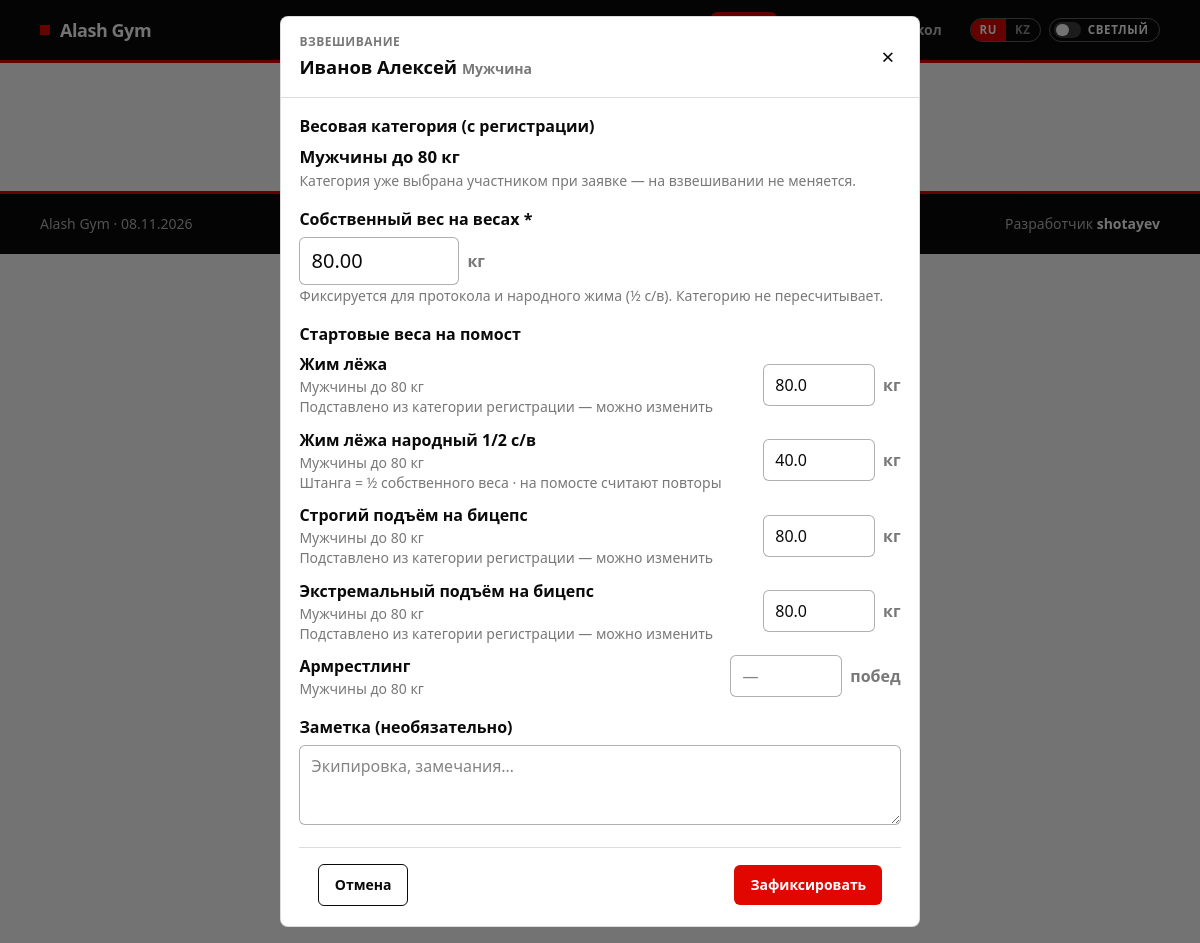
/judge/weigh-in/1 (signed in), run on the app's committed database.
### tables this page shows
CREATE TABLE participants (
  id INT UNSIGNED AUTO_INCREMENT PRIMARY KEY,
  full_name VARCHAR(150) NOT NULL,
  phone VARCHAR(30) DEFAULT NULL,
  body_weight DECIMAL(6,2) NULL DEFAULT NULL COMMENT 'Собственный вес, кг (взвешивание на месте)',
  gender ENUM('M', 'F') NOT NULL DEFAULT 'M',
  birth_year YEAR DEFAULT NULL,
  age_group VARCHAR(50) DEFAULT NULL COMMENT 'Возрастная группа',
   
  status ENUM('pending', 'approved', 'rejected') NOT NULL DEFAULT 'pending',
  status_note VARCHAR(255) DEFAULT NULL COMMENT 'комментарий админа',
  reviewed_at TIMESTAMP NULL DEFAULT NULL,
  weighed_at TIMESTAMP NULL DEFAULT NULL COMMENT 'официальное взвешивание',
  weigh_note TEXT NULL COMMENT 'заметки судьи на весах',
  weight_category VARCHAR(80) NULL COMMENT 'категория по собственному весу',
  lot_number INT UNSIGNED NULL COMMENT 'жребий',
  created_at TIMESTAMP DEFAULT CURRENT_TIMESTAMP
);

CREATE TABLE registrations (
  id INT UNSIGNED AUTO_INCREMENT PRIMARY KEY,
  participant_id INT UNSIGNED NOT NULL,
  discipline_id INT UNSIGNED NOT NULL,
  opening_weight DECIMAL(8,2) NULL COMMENT 'стартовый вес / заявка на 1 попытку',
  weight_category VARCHAR(80) NULL COMMENT 'весовая категория дисциплины',
  registered_at TIMESTAMP DEFAULT CURRENT_TIMESTAMP,
  UNIQUE KEY uq_reg (participant_id, discipline_id),
  FOREIGN KEY (participant_id) REFERENCES participants(id) ON DELETE CASCADE,
  FOREIGN KEY (discipline_id) REFERENCES disciplines(id) ON DELETE CASCADE
);

CREATE TABLE disciplines (
  id INT UNSIGNED AUTO_INCREMENT PRIMARY KEY,
  code VARCHAR(50) NOT NULL UNIQUE,
  name_ru VARCHAR(150) NOT NULL,
  sort_order TINYINT UNSIGNED NOT NULL DEFAULT 0,
   
  scoring_type ENUM('weight', 'reps', 'arm') NOT NULL DEFAULT 'weight',
  attempts_allowed TINYINT UNSIGNED NOT NULL DEFAULT 3
);

### app/Core/Controller.php (called while the page is built, shortened)
<?php
class Controller
{
    protected array $config;
    public function __construct()
    {
        $this->config = $GLOBALS['app_config'] ?? [];
    }
    protected function view(string $name, array $data = []): void
    {
        extract($data);
        $config = $this->config;
        require dirname(__DIR__) . '/Views/' . $name . '.php';
        require dirname(__DIR__) . '/Views/layouts/main.php';
    }
}

### app/Controllers/JudgeController.php (called while the page is built, shortened)
<?php
class JudgeController extends Controller
{
    public function weighInCard(string $id): void
    {
        $participant = Participant::find((int) $id);
        $regs = Participant::registrationsWithDisciplines((int) $id);
        $filter = trim($_GET['filter'] ?? 'pending');
        $q = trim($_GET['q'] ?? '');
        $disciplineId = (int) ($_GET['discipline'] ?? 0);
        $this->view('judge/weigh_in_card', [
            'participant'  => $participant,
            'registrations'=> $regs,
            'filter'       => $filter,
            'q'            => $q,
            'disciplineId' => $disciplineId,
            'flash'        => $this->takeFlash(),
            'judgeName'    => $_SESSION['judge_name'] ?? 'Судья',
        ]);
    }
}

### public/index.php (called while the page is built, shortened)
<?php
spl_autoload_register(function (string $class): void {
    $prefix = 'App\\';
    $relative = str_replace('\\', '/', substr($class, strlen($prefix)));
    $file = ROOT . '/app/' . $relative . '.php';
});
$router = new Router();
$uriPath = parse_url($_SERVER['REQUEST_URI'] ?? '/', PHP_URL_PATH) ?: '/';
$router->dispatch($_SERVER['REQUEST_METHOD'] ?? 'GET', $uriPath);

### app/Core/Database.php (called while the page is built, shortened)
<?php
class Database
{
    private static ?PDO $pdo = null;
    public static function connect(array $cfg): PDO
    {
        if (self::$pdo === null) {
            $dsn = sprintf(
                'mysql:host=%s;port=%s;dbname=%s;charset=%s',
                $cfg['host'],
                $cfg['port'],
                $cfg['name'],
                $cfg['charset']
            );
            try {
                self::$pdo = new PDO($dsn, $cfg['user'], $cfg['pass'], [
                    PDO::ATTR_ERRMODE            => PDO::ERRMODE_EXCEPTION,
                    PDO::ATTR_DEFAULT_FETCH_MODE => PDO::FETCH_ASSOC,
                    PDO::ATTR_EMULATE_PREPARES   => false,
                ]);
            } catch (PDOException $e) {
                http_response_code(500);
                echo 'Ошибка подключения к БД: ' . htmlspecialchars($e->getMessage());
                exit;
            }
        }
        return self::$pdo;
    }
    public static function pdo(): PDO
    {
        return self::$pdo;
    }
}

### app/Models/Participant.php (called while the page is built, shortened)
<?php
class Participant
{
    public static function find(int $id): ?array
    {
        $st = Database::pdo()->prepare('SELECT * FROM participants WHERE id = ?');
        $st->execute([$id]);
        $row = $st->fetch();
        return $row ?: null;
    }
    public static function weighCategoryLabel(array $participant): string
    {
        foreach (['discipline_weight_category', 'weight_category'] as $key) {
            $stored = trim((string) ($participant[$key] ?? ''));
        }
        if ((float) ($participant['body_weight'] ?? 0) > 0) {
            return WeightCategory::labelFor(
                (string) ($participant['gender'] ?? 'M'),
                (float) $participant['body_weight']
            );
        }
        return '—';
    }
    public static function registrationsWithDisciplines(int $participantId): array
    {
        $st = Database::pdo()->prepare(
            'SELECT r.discipline_id, r.opening_weight, r.weight_category, d.code, d.name_ru, d.scoring_type, d.sort_order
             FROM registrations r
             JOIN disciplines d ON d.id = r.discipline_id
             WHERE r.participant_id = ?
             ORDER BY d.sort_order'
        );
        $st->execute([$participantId]);
        return $st->fetchAll();
    }
}

### app/Models/WeightCategory.php (called while the page is built, shortened)
<?php
class WeightCategory
{
    public static function classes(string $gender): array
    {
        return [
            ['max' => 60.0,  'label' => 'Мужчины до 60 кг'],
            ['max' => 70.0,  'label' => 'Мужчины до 70 кг'],
            ['max' => 80.0,  'label' => 'Мужчины до 80 кг'],
            ['max' => 90.0,  'label' => 'Мужчины до 90 кг'],
            ['max' => 100.0, 'label' => 'Мужчины до 100 кг'],
            ['max' => 110.0, 'label' => 'Мужчины до 110 кг'],
            ['max' => null,  'label' => 'Мужчины свыше 110 кг'],
        ];
    }
    public static function resolve(string $gender, float $bodyWeight): array
    {
        $gender = $gender === 'F' ? 'F' : 'M';
        foreach (self::classes($gender) as $class) {
            if ($class['max'] === null || $bodyWeight <= $class['max']) {
                return [
                    'label'  => $class['label'],
                    'max'    => $class['max'],
                    'gender' => $gender,
                ];
            }
        }
        $last = self::classes($gender);
        $last = $last[array_key_last($last)];
        return [
            'label'  => $last['label'],
            'max'    => $last['max'],
            'gender' => $gender,
        ];
    }
    public static function labelFor(string $gender, float $bodyWeight): string
    {
        return self::resolve($gender, $bodyWeight)['label'];
    }
    public static function maxFromLabel(string $label, ?array $competitionConfig = null): ?float
    {
        $label = trim($label);
        $config = $competitionConfig ?? ($GLOBALS['app_config']['competition'] ?? []);
        $weightCategories = $config['weight_categories'] ?? self::defaultRules();
        foreach (['M', 'F'] as $g) {
            foreach (self::classes($g) as $class) {
                if ($class['label'] === $label) {
                    return $class['max'];
                }
            }
        }
        return null;
    }
}

### app/Models/FolkBench.php (called while the page is built, shortened)
<?php
class FolkBench
{
    public static function barWeight(float $bodyWeight): float
    {
        return round($bodyWeight) / 2;
    }
}

### app/Views/judge/weigh_in_card.php (the view, shortened to what this page needs)
<?php
$base = $config['base_url'] ?? '';
$p = $participant;
$filter = $filter ?? 'pending';
$q = $q ?? '';
$disciplineId = (int) ($disciplineId ?? 0);
$genderLabel = ($p['gender'] ?? '') === 'F' ? 'Женщина' : 'Мужчина';
$done = !empty($p['weighed_at']);
$bw = $done || ((float) ($p['body_weight'] ?? 0) > 0)
    ? number_format((float) $p['body_weight'], 2, '.', '')
    : '';
$registeredCategory = Participant::weighCategoryLabel($p);
$listHref = $base . '/judge/weigh-in?filter=' . urlencode($filter)
    . ($disciplineId > 0 ? '&discipline=' . $disciplineId : '')
    . ($q !== '' ? '&q=' . urlencode($q) : '');
?>
<div class="weigh-overlay">
  <div class="weigh-modal" role="dialog" aria-modal="true"
       aria-labelledby="weighModalTitle">
    <header class="weigh-modal-head">
      <div>
        <p class="weigh-modal-kicker">Взвешивание</p>
        <h1 class="weigh-modal-title" id="weighModalTitle">
          <?= htmlspecialchars($p['full_name']) ?>
          <span class="weigh-modal-gender"><?= $genderLabel ?></span>
        </h1>
      </div>
      <a class="weigh-modal-close" href="<?= htmlspecialchars($listHref) ?>"
         aria-label="Закрыть">×</a>
    </header>
    <form method="post" action="<?= htmlspecialchars($base) ?>/judge/weigh-in"
          class="weigh-modal-body" id="weighForm" novalidate>
      <div class="weigh-field">
        <p class="weigh-label">Весовая категория (с регистрации)</p>
        <p class="weigh-cat-current"><?= htmlspecialchars($registeredCategory) ?></p>
        <p class="weigh-hint">Категория уже выбрана участником при заявке — на взвешивании не меняется.</p>
      </div>
      <div class="weigh-field">
        <label class="weigh-label" for="body_weight">Собственный вес на весах *</label>
        <div class="weigh-bw-row">
          <input class="weigh-bw-input" id="body_weight" name="body_weight"
                 type="number" step="0.01" min="20" max="300" required
                 inputmode="decimal" autocomplete="off"
                 value="<?= htmlspecialchars($bw) ?>"
                 placeholder="00.00">
          <span class="weigh-bw-unit">кг</span>
        </div>
        <p class="weigh-hint">Фиксируется для протокола и народного жима (½ с/в). Категорию не пересчитывает.</p>
      </div>
      <?php if (!empty($registrations)): ?>
        <section class="weigh-openings">
          <h2 class="weigh-openings-title">Стартовые веса на помост</h2>
          <div class="weigh-openings-list">
            <?php foreach ($registrations as $reg): ?>
              <?php
                $did = (int) $reg['discipline_id'];
                $scoring = $reg['scoring_type'] ?? 'weight';
                $isFolk = ($reg['code'] ?? '') === \App\Models\FolkBench::CODE;
                $unit = $isFolk ? 'кг' : match ($scoring) {
                    'reps' => 'раз',
                    'arm'  => 'побед',
                    default => 'кг',
                };
                $catLive = !empty($reg['weight_category'])
                    ? (string) $reg['weight_category']
                    : $registeredCategory;
                $catMax = WeightCategory::maxFromLabel($catLive);
                $opening = $reg['opening_weight'];
                if ($isFolk && $bw !== '') {
                    $openingVal = number_format(
                        \App\Models\FolkBench::barWeight((float) $bw),
                        1,
                        '.',
                        ''
                    );
                } elseif ($scoring === 'weight' && !$isFolk && $catMax !== null) {
                    $openingVal = number_format($catMax, 1, '.', '');
                } else {
                    $openingVal = '';
                }
              ?>
              <div class="weigh-opening-row<?= $isFolk ? ' is-folk' : '' ?>">
                <div class="weigh-opening-info">
                  <div class="weigh-opening-name"><?= htmlspecialchars($reg['name_ru']) ?></div>
                  <div class="weigh-opening-cat"><?= htmlspecialchars($catLive) ?></div>
                  <?php if ($isFolk): ?>
                    <div class="weigh-opening-hint text-sm text-muted">
                      Штанга = ½ собственного веса · на помосте считают повторы
                    </div>
                  <?php elseif ($scoring === 'weight' && $opening === null && $catMax !== null): ?>
                    <div class="weigh-opening-hint text-sm text-muted">
                      Подставлено из категории регистрации — можно изменить
                    </div>
                  <?php endif; ?>
                </div>
                <div class="weigh-opening-input-wrap">
                  <?php if ($isFolk): ?>
                    <input class="weigh-opening-input" type="number"
                           name="opening[<?= $did ?>]"
                           data-folk-half
                           step="0.5" min="0" readonly tabindex="-1"
                           inputmode="decimal"
                           value="<?= htmlspecialchars($openingVal) ?>"
                           placeholder="—">
                  <?php else: ?>
                    <input class="weigh-opening-input" type="number"
                           name="opening[<?= $did ?>]"
                           step="<?= $scoring === 'weight' ? '0.5' : '1' ?>"
                           min="0" inputmode="decimal"
                           value="<?= htmlspecialchars($openingVal) ?>"
                           placeholder="—">
                  <?php endif; ?>
                  <span class="weigh-opening-unit"><?= htmlspecialchars($unit) ?></span>
                </div>
              </div>
            <?php endforeach; ?>
          </div>
        </section>
      <?php endif; ?>
      <div class="weigh-field">
        <label class="weigh-label" for="weigh_note">Заметка (необязательно)</label>
        <textarea class="weigh-note" id="weigh_note" name="weigh_note" rows="2"
                  placeholder="Экипировка, замечания…"><?= htmlspecialchars($p['weigh_note'] ?? '') ?></textarea>
      </div>
      <footer class="weigh-modal-actions">
        <a class="btn-secondary" href="<?= htmlspecialchars($listHref) ?>">Отмена</a>
        <button class="btn-primary" type="submit">Зафиксировать</button>
      </footer>
    </form>
  </div>
</div>

### app/Core/Router.php (shortened to what this page needs)
<?php
class Router
{
    private array $routes = [];
    public function get(string $path, array $handler): void
    {
        $this->routes['GET'][] = $this->compile($path, $handler);
    }
    public function post(string $path, array $handler): void
    {
        $this->routes['POST'][] = $this->compile($path, $handler);
    }
    public function dispatch(string $method, string $uri): void
    {
        $path = parse_url($uri, PHP_URL_PATH) ?: '/';
        $path = $this->normalize($path);
        foreach ($this->routes[$method] ?? [] as $route) {
            if (!preg_match($route['pattern'], $path, $matches)) {
                continue;
            }
            $params = [];
            foreach ($route['keys'] as $key) {
                $params[$key] = $matches[$key] ?? null;
            }
            [$class, $action] = $route['handler'];
            $controller = new $class();
            $controller->$action(...array_values($params));
            return;
        }
    }
    private function compile(string $path, array $handler): array
    {
        $path = $this->normalize($path);
        $keys = [];
        $pattern = preg_replace_callback('/\{([a-zA-Z_][a-zA-Z0-9_]*)\}/', function ($m) use (&$keys) {
            $keys[] = $m[1];
            return '(?P<' . $m[1] . '>[^/]+)';
        }, $path);
        $pattern = '#^' . $pattern . '$#';
        return [
            'pattern' => $pattern,
            'keys'    => $keys,
            'handler' => $handler,
        ];
    }
    private function normalize(string $path): string
    {
        $path = '/' . trim($path, '/');
        return $path === '/' ? '/' : rtrim($path, '/');
    }
}

### data on the page
participants: full_name "Иванов Алексей", gender "Мужчина", registeredCategory "Мужчины до 80 кг", body_weight "80.00"
registrations: discipline.name_ru "Жим лёжа", weight_category.body_weight "Мужчины до 80 кг", shows "Подставлено из категории регистрации — можно изменить", weight_category.body_weight "80.0", discipline.scoring_type "кг"
registrations: discipline.name_ru "Жим лёжа народный 1/2 с/в", weight_category.body_weight "Мужчины до 80 кг", shows "Штанга = ½ собственного веса · на помосте считают повторы", participant.body_weight "40.0", discipline.code "кг"
registrations: discipline.name_ru "Строгий подъём на бицепс", weight_category.body_weight "Мужчины до 80 кг", shows "Подставлено из категории регистрации — можно изменить", weight_category.body_weight "80.0", discipline.scoring_type "кг"
registrations: discipline.name_ru "Экстремальный подъём на бицепс", weight_category.body_weight "Мужчины до 80 кг", shows "Подставлено из категории регистрации — можно изменить", weight_category.body_weight "80.0", discipline.scoring_type "кг"
registrations: discipline.name_ru "Армрестлинг", weight_category.body_weight "Мужчины до 80 кг", discipline.scoring_type "побед"

### other printed values
$t('theme.light') "СВЕТЛЫЙ"
$t('footer.developer') "Разработчик"
